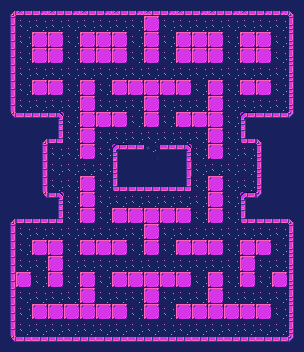

A 2D game scene composited from a Tiled map and its tileset images. What follows is a short description and the map's XML, with every tile layer's data as written:
An orthogonal 19x22 tile map with 16x16 px tiles, 2 tile layers (Ground, Walls).

<map version="1.4" tiledversion="1.4.3" orientation="orthogonal" renderorder="right-down" width="19" height="22" tilewidth="16" tileheight="16" infinite="0" nextlayerid="3" nextobjectid="1">
 <tileset firstgid="1" source="CosmicPink_Tiles.tsx" />
 <layer id="2" name="Ground" width="19" height="22">
  <data encoding="csv">
0,0,0,0,0,0,0,0,0,0,0,0,0,0,0,0,0,0,0,
0,67,67,67,67,67,67,67,67,0,67,67,67,67,67,67,67,67,0,
0,67,0,0,67,0,0,0,67,0,67,0,0,0,67,0,0,67,0,
0,67,0,0,67,0,0,0,67,0,67,0,0,0,67,0,0,67,0,
0,67,67,67,67,67,67,67,67,67,67,67,67,67,67,67,67,67,0,
0,67,0,0,67,0,67,0,0,0,0,0,67,0,67,0,0,67,0,
0,67,67,67,67,0,67,67,67,0,67,67,67,0,67,67,67,67,0,
0,0,0,0,67,0,0,0,67,0,67,0,0,0,67,0,0,0,0,
102,102,1,18,67,0,67,67,67,67,67,67,67,0,67,0,102,102,102,
0,0,0,67,67,0,67,0,0,0,0,0,67,0,67,0,0,0,0,
67,67,67,67,67,67,67,0,102,102,102,0,67,67,67,67,67,67,67,
0,0,0,67,67,0,67,0,0,0,0,0,67,0,67,0,0,0,0,
102,102,102,0,67,0,67,67,67,67,67,67,67,0,67,0,102,102,102,
0,0,0,0,67,0,67,0,0,0,0,0,67,0,67,0,0,0,0,
0,67,67,67,67,67,67,67,67,0,67,67,67,67,67,67,67,67,0,
0,67,0,0,67,0,0,0,67,0,67,0,0,0,67,0,0,67,0,
0,67,67,0,67,67,67,67,67,67,67,67,67,67,67,0,67,67,0,
0,0,67,0,67,0,67,0,0,0,0,0,67,0,67,0,67,0,0,
0,67,67,67,67,0,67,67,67,0,67,67,67,0,67,67,67,67,0,
0,67,0,0,0,0,0,0,67,0,67,0,0,0,0,0,0,67,0,
0,67,67,67,67,67,67,67,67,67,67,67,67,67,67,67,67,67,0,
0,0,0,0,0,0,0,0,0,0,0,0,0,0,0,0,0,0,0
</data>
 </layer>
 <layer id="1" name="Walls" width="19" height="22">
  <data encoding="csv">
1,2,3,2,3,2,3,2,3,2,3,2,3,2,3,2,3,3,4,
14,0,0,0,0,0,0,0,0,15,0,0,0,0,0,0,0,0,17,
27,0,15,15,0,15,15,15,0,15,0,15,15,15,0,15,15,0,30,
14,0,15,15,0,15,15,15,0,15,0,15,15,15,0,15,15,0,17,
27,0,0,0,0,0,0,0,0,0,0,0,0,0,0,0,0,0,30,
14,0,15,15,0,15,0,15,15,15,15,15,0,15,0,15,15,0,17,
27,0,0,0,0,15,0,0,0,15,0,0,0,15,0,0,0,0,30,
40,41,42,45,0,15,15,15,0,15,0,15,15,15,0,44,41,42,43,
0,0,0,18,0,15,0,0,0,0,0,0,0,15,0,19,4,0,0,
101,101,14,67,0,15,0,44,10,75,10,45,0,15,0,67,17,101,101,
101,101,14,67,0,0,0,17,0,0,0,14,0,0,0,67,30,101,101,
101,101,14,67,0,15,0,19,9,9,9,18,0,15,0,67,30,101,101,
0,0,40,45,0,15,0,0,0,0,0,0,0,15,0,44,43,0,0,
1,9,9,18,0,15,0,15,15,15,15,15,0,15,0,19,9,9,4,
14,0,0,0,0,0,0,0,0,15,0,0,0,0,0,0,0,0,17,
14,0,15,15,0,15,15,15,0,15,0,15,15,15,0,15,15,0,30,
27,0,0,15,0,0,0,0,0,0,0,0,0,0,0,15,0,0,17,
14,15,0,15,0,15,0,15,15,15,15,15,0,15,0,15,0,15,30,
27,0,0,0,0,15,0,0,0,15,0,0,0,15,0,0,0,0,17,
14,0,15,15,15,15,15,15,0,15,0,15,15,15,15,15,15,0,30,
27,0,0,0,0,0,0,0,0,0,0,0,0,0,0,0,0,0,30,
40,41,41,42,41,42,41,42,41,42,41,42,41,42,41,42,41,42,43
</data>
 </layer>
</map>